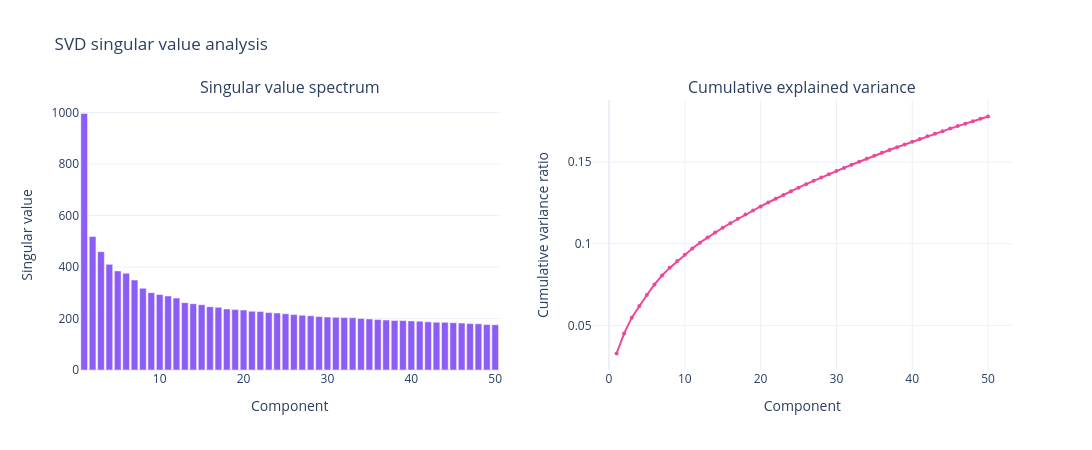

This figure's notebook cell:
### Markdown cell above
## 6) Singular value spectrum

The singular value spectrum shows how much variance each latent factor captures.
A fast decay indicates the matrix has strong low-rank structure (good for collaborative filtering).
A slow decay means the rating matrix is noisy and harder to approximate.

### Code cell
singular_values = svd_final.singular_values_
singular_variance_ratio = svd_final.explained_variance_ratio_

sv_df = pl.DataFrame({
    'component': list(range(1, CHOSEN_COMPONENTS + 1)),
    'singular_value': singular_values.tolist(),
    'explained_variance_ratio': singular_variance_ratio.tolist(),
    'cumulative_variance': np.cumsum(singular_variance_ratio).tolist(),
})
sv_df.write_csv(ARTIFACTS_DIR / 'week10_svd_singular_values.csv')

fig_sv = make_subplots(
    rows=1, cols=2,
    subplot_titles=('Singular value spectrum', 'Cumulative explained variance'),
)
fig_sv.add_trace(
    go.Bar(
        x=sv_df['component'].to_list(),
        y=sv_df['singular_value'].to_list(),
        marker_color='#8b5cf6',
        name='Singular value',
        showlegend=False,
    ),
    row=1, col=1,
)
fig_sv.add_trace(
    go.Scatter(
        x=sv_df['component'].to_list(),
        y=sv_df['cumulative_variance'].to_list(),
        mode='lines+markers',
        marker=dict(size=4, color='#ec4899'),
        line=dict(width=2, color='#ec4899'),
        name='Cumulative variance',
        showlegend=False,
    ),
    row=1, col=2,
)
fig_sv.update_xaxes(title_text='Component', row=1, col=1)
fig_sv.update_xaxes(title_text='Component', row=1, col=2)
fig_sv.update_yaxes(title_text='Singular value', row=1, col=1)
fig_sv.update_yaxes(title_text='Cumulative variance ratio', row=1, col=2)
fig_sv.update_layout(
    title='SVD singular value analysis',
    height=450,
    width=1200,
    template='plotly_white',
)
fig_sv.write_html(ARTIFACTS_DIR / 'week10_svd_singular_values.html')
fig_sv.write_image(ARTIFACTS_DIR / 'week10_svd_singular_values.png', scale=2)
fig_sv.show()

### Figure 1 — Plotly figure (JSON) as saved in the notebook; plotly's stock layout.template omitted (floating-point values rounded to 4 significant figures)
{"data": [{"marker": {"color": "#8b5cf6"}, "name": "Singular value", "showlegend": false, "type": "bar", "x": [1, 2, 3, 4, 5, 6, 7, 8, 9, 10, 11, 12, 13, 14, 15, 16, 17, 18, 19, 20, 21, 22, 23, 24, 25, 26, 27, 28, 29, 30, 31, 32, 33, 34, 35, 36, 37, 38, 39, 40, 41, 42, 43, 44, 45, 46, 47, 48, 49, 50], "xaxis": "x", "y": [996.0, 518.6, 459.4, 410.3, 384.9, 375.8, 349.4, 317.4, 300.4, 293.1, 287.6, 279.5, 261.6, 257.4, 253.8, 245.7, 243.3, 237.0, 235.1, 233.0, 228.2, 226.9, 223.1, 221.1, 218.2, 215.3, 212.9, 210.5, 207.5, 205.5, 204.6, 203.9, 203.0, 200.1, 198.4, 195.8, 193.9, 192.4, 191.9, 190.7, 189.5, 187.1, 185.8, 185.0, 183.9, 182.0, 180.2, 179.4, 176.3, 175.9], "yaxis": "y"}, {"line": {"color": "#ec4899", "width": 2}, "marker": {"color": "#ec4899", "size": 4}, "mode": "lines+markers", "name": "Cumulative variance", "showlegend": false, "type": "scatter", "x": [1, 2, 3, 4, 5, 6, 7, 8, 9, 10, 11, 12, 13, 14, 15, 16, 17, 18, 19, 20, 21, 22, 23, 24, 25, 26, 27, 28, 29, 30, 31, 32, 33, 34, 35, 36, 37, 38, 39, 40, 41, 42, 43, 44, 45, 46, 47, 48, 49, 50], "xaxis": "x2", "y": [0.03275, 0.04505, 0.05472, 0.06182, 0.06859, 0.07504, 0.08057, 0.0852, 0.08934, 0.09328, 0.09706, 0.1007, 0.1038, 0.1068, 0.1098, 0.1125, 0.1152, 0.1178, 0.1204, 0.1229, 0.1252, 0.1276, 0.1299, 0.1321, 0.1343, 0.1365, 0.1385, 0.1406, 0.1426, 0.1445, 0.1464, 0.1483, 0.1502, 0.1521, 0.1539, 0.1557, 0.1574, 0.1591, 0.1608, 0.1625, 0.1641, 0.1658, 0.1674, 0.1689, 0.1705, 0.172, 0.1735, 0.175, 0.1765, 0.1779], "yaxis": "y2"}], "layout": {"annotations": [{"font": {"size": 16}, "showarrow": false, "text": "Singular value spectrum", "x": 0.225, "xanchor": "center", "xref": "paper", "y": 1, "yanchor": "bottom", "yref": "paper"}, {"font": {"size": 16}, "showarrow": false, "text": "Cumulative explained variance", "x": 0.775, "xanchor": "center", "xref": "paper", "y": 1, "yanchor": "bottom", "yref": "paper"}], "height": 450, "title": {"text": "SVD singular value analysis"}, "width": 1200, "xaxis": {"anchor": "y", "domain": [0, 0.45], "title": {"text": "Component"}}, "xaxis2": {"anchor": "y2", "domain": [0.55, 1], "title": {"text": "Component"}}, "yaxis": {"anchor": "x", "domain": [0, 1], "title": {"text": "Singular value"}}, "yaxis2": {"anchor": "x2", "domain": [0, 1], "title": {"text": "Cumulative variance ratio"}}}}
